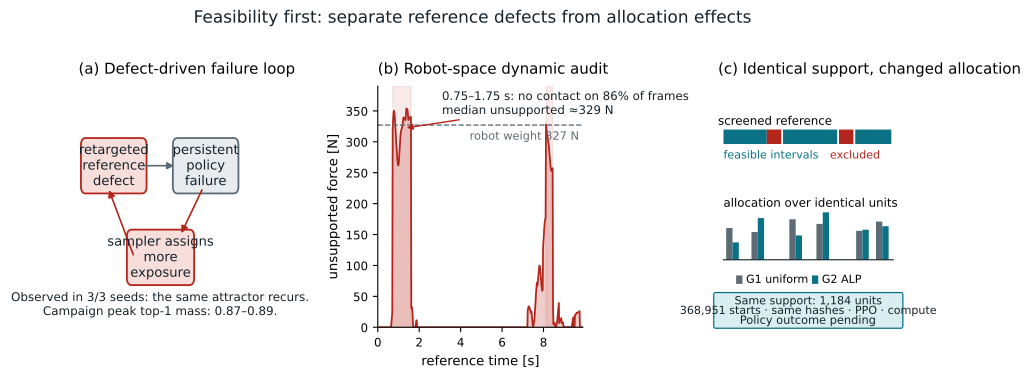

Here is the Python script that generated this plot:
#!/usr/bin/env python3
"""Compose the ICRA Figure 1 problem/mechanism contrast.

Panel (a) is an interpretation diagram grounded in the three-seed campaign.
Panel (b) is measured from ``reports/N1_clip44_knee_id.json``.
Panel (c) is a schematic of the frozen Phase-G exact-support contract; it is
explicitly not a policy result.
"""

from __future__ import annotations

import json
from pathlib import Path

import matplotlib

matplotlib.use("Agg")
matplotlib.rcParams["pdf.fonttype"] = 42
matplotlib.rcParams["ps.fonttype"] = 42
import matplotlib.pyplot as plt
from matplotlib.patches import FancyArrowPatch, FancyBboxPatch, Rectangle
import numpy as np


ROOT = Path(__file__).resolve().parents[2]
OUT = ROOT / "paper/figures/f1_feasibility_first"
DOCS_OUT = ROOT / "docs/assets/f1_feasibility_first.png"

RED = "#B3261E"
RED_FILL = "#F7DEDB"
TEAL = "#0B7285"
TEAL_FILL = "#D9EEF1"
INK = "#15222B"
GRAY = "#5C6B75"
LIGHT_GRAY = "#E8ECEF"


def rounded_box(ax, xy, width, height, text, *, edge, face, fontsize=9.5) -> None:
    """Draw one centered rounded box in axes coordinates."""
    box = FancyBboxPatch(
        xy,
        width,
        height,
        boxstyle="round,pad=0.025,rounding_size=0.03",
        linewidth=1.3,
        edgecolor=edge,
        facecolor=face,
        transform=ax.transAxes,
    )
    ax.add_patch(box)
    ax.text(
        xy[0] + width / 2,
        xy[1] + height / 2,
        text,
        transform=ax.transAxes,
        ha="center",
        va="center",
        fontsize=fontsize,
        color=INK,
    )


def arrow(ax, start, stop, *, color=GRAY, rad=0.0) -> None:
    """Draw an arrow between axes-coordinate points."""
    ax.add_patch(
        FancyArrowPatch(
            start,
            stop,
            arrowstyle="-|>",
            mutation_scale=10,
            linewidth=1.2,
            color=color,
            connectionstyle=f"arc3,rad={rad}",
            transform=ax.transAxes,
        )
    )


def campaign_summary() -> tuple[int, float, float]:
    """Return the repeated-attractor seed count and campaign peak range."""
    dose = json.loads((ROOT / "reports/A5_coverage_dose.json").read_text())
    attractor = json.loads((ROOT / "reports/A7_attractor.json").read_text())["arms"]["adaptive"]
    per_seed = attractor["per_seed"]
    if not attractor["same_clip_across_seeds"]:
        raise ValueError("Figure 1 requires the recorded shared adaptive attractor")
    peaks = [float(row["max_top1"]) for row in dose["runs"] if row["arm"] == "adaptive"]
    if len(peaks) != len(per_seed):
        raise ValueError("Adaptive campaign and attractor seed counts disagree")
    return len(per_seed), min(peaks), max(peaks)


def failure_loop(ax) -> None:
    """Panel a: policy error feeds exposure without a feasibility check."""
    n_seeds, peak_min, peak_max = campaign_summary()
    ax.set_axis_off()
    rounded_box(
        ax,
        (0.04, 0.58),
        0.35,
        0.18,
        "retargeted\nreference\ndefect",
        edge=RED,
        face=RED_FILL,
    )
    rounded_box(
        ax,
        (0.60, 0.58),
        0.35,
        0.18,
        "persistent\npolicy\nfailure",
        edge=GRAY,
        face=LIGHT_GRAY,
    )
    rounded_box(
        ax,
        (0.32, 0.20),
        0.36,
        0.18,
        "sampler assigns\nmore\nexposure",
        edge=RED,
        face=RED_FILL,
    )
    arrow(ax, (0.39, 0.67), (0.60, 0.67))
    arrow(ax, (0.76, 0.58), (0.62, 0.38), color=RED)
    arrow(ax, (0.34, 0.29), (0.18, 0.58), color=RED)
    ax.text(
        0.5,
        0.04,
        f"Observed in {n_seeds}/{n_seeds} seeds: the same attractor recurs.\n"
        f"Campaign peak top-1 mass: {peak_min:.2f}–{peak_max:.2f}.",
        transform=ax.transAxes,
        ha="center",
        va="bottom",
        fontsize=8.6,
        color=INK,
    )
    ax.set_title("(a) Defect-driven failure loop", loc="left", fontsize=10.8, pad=9)


def unsupported_trace(ax) -> None:
    """Panel b: measured unsupported force for the shared attractor."""
    payload = json.loads((ROOT / "reports/N1_clip44_knee_id.json").read_text())
    frames = payload["frames"]
    time = np.array([float(row["t"]) for row in frames])
    no_contact = np.array([int(row["n_contacts"]) == 0 for row in frames])
    unsupported = np.array(
        [
            float(row["real"]["tl_unsupported_force_N"])
            if row["real"]["tl_unsupported_force_N"] is not None
            else (
                float(row["real"]["unsupported_force_N"])
                if int(row["n_contacts"]) == 0
                else 0.0
            )
            for row in frames
        ]
    )
    weight = float(payload["total_mass_kg"]) * 9.81
    descent = (time >= 0.75) & (time <= 1.75)
    descent_median = float(np.median(unsupported[descent]))
    descent_no_contact = float(np.mean(no_contact[descent]))

    ax.fill_between(time, unsupported, color=RED, alpha=0.23, step="mid")
    ax.plot(time, unsupported, color=RED, linewidth=1.25)
    ax.fill_between(
        time,
        0,
        390,
        where=no_contact & (unsupported > 0.5 * weight),
        color=RED,
        alpha=0.09,
        step="mid",
    )
    ax.axhline(weight, color=GRAY, linestyle="--", linewidth=1.0)
    ax.text(
        9.75,
        weight - 10,
        f"robot weight {weight:.0f} N",
        ha="right",
        va="top",
        fontsize=8.2,
        color=GRAY,
    )
    ax.annotate(
        f"0.75–1.75 s: no contact on {descent_no_contact:.0%} of frames\n"
        f"median unsupported ≈{descent_median:.0f} N",
        xy=(1.27, 322),
        xytext=(3.1, 345),
        fontsize=8.5,
        color=INK,
        arrowprops={"arrowstyle": "-|>", "color": RED, "lw": 1.0},
    )
    ax.set_xlim(0, 9.9)
    ax.set_ylim(0, 390)
    ax.set_xlabel("reference time [s]", fontsize=9.5)
    ax.set_ylabel("unsupported force [N]", fontsize=9.5)
    ax.tick_params(labelsize=8.5)
    ax.set_title("(b) Robot-space dynamic audit", loc="left", fontsize=10.8, pad=9)
    ax.spines["top"].set_visible(False)
    ax.spines["right"].set_visible(False)


def support_contract(ax) -> None:
    """Panel c: same support, only allocation varies."""
    unit_table = json.loads((ROOT / "reports/g_segment/unit_table.json").read_text())
    n_units = int(unit_table["counts"]["admissible_units"])
    n_starts = int(unit_table["counts"]["legal_starts"])
    ax.set_axis_off()
    ax.set_title("(c) Identical support, changed allocation", loc="left", fontsize=10.8, pad=9)

    feasible = [(0.03, 0.24), (0.36, 0.30), (0.76, 0.20)]
    rejected = [(0.27, 0.08), (0.67, 0.08)]
    timeline_y = 0.76
    ax.text(0.0, timeline_y + 0.08, "screened reference", transform=ax.transAxes, fontsize=8.5)
    for start, width in feasible:
        ax.add_patch(
            Rectangle(
                (start, timeline_y),
                width,
                0.06,
                transform=ax.transAxes,
                facecolor=TEAL,
                edgecolor="none",
            )
        )
    for start, width in rejected:
        ax.add_patch(
            Rectangle(
                (start, timeline_y),
                width,
                0.06,
                transform=ax.transAxes,
                facecolor=RED,
                edgecolor="none",
                hatch="////",
            )
        )
    ax.text(0.03, timeline_y - 0.06, "feasible intervals", transform=ax.transAxes, fontsize=8.0, color=TEAL)
    ax.text(0.62, timeline_y - 0.06, "excluded", transform=ax.transAxes, fontsize=8.0, color=RED)

    unit_x = np.array([0.08, 0.22, 0.43, 0.58, 0.80, 0.91])
    control = np.array([0.55, 0.48, 0.70, 0.62, 0.50, 0.66])
    treatment = np.array([0.30, 0.72, 0.42, 0.82, 0.52, 0.58])
    bar_w = 0.035
    base_y = 0.28
    scale = 0.24
    for x, height in zip(unit_x, control, strict=True):
        ax.add_patch(
            Rectangle(
                (x - bar_w, base_y),
                bar_w,
                height * scale,
                transform=ax.transAxes,
                facecolor=GRAY,
                edgecolor="none",
            )
        )
    for x, height in zip(unit_x, treatment, strict=True):
        ax.add_patch(
            Rectangle(
                (x, base_y),
                bar_w,
                height * scale,
                transform=ax.transAxes,
                facecolor=TEAL,
                edgecolor="none",
            )
        )
    ax.plot([0.03, 0.97], [base_y, base_y], transform=ax.transAxes, color=INK, linewidth=0.8)
    ax.text(0.03, base_y + 0.22, "allocation over identical units", transform=ax.transAxes, fontsize=8.5)
    legend_y = 0.18
    ax.add_patch(Rectangle((0.10, legend_y), 0.035, 0.035, transform=ax.transAxes, facecolor=GRAY))
    ax.text(0.155, legend_y + 0.017, "G1 uniform", transform=ax.transAxes, fontsize=8.0, va="center")
    ax.add_patch(Rectangle((0.52, legend_y), 0.035, 0.035, transform=ax.transAxes, facecolor=TEAL))
    ax.text(0.575, legend_y + 0.017, "G2 ALP", transform=ax.transAxes, fontsize=8.0, va="center")
    ax.add_patch(
        FancyBboxPatch(
            (-0.02, 0.0),
            1.04,
            0.14,
            boxstyle="round,pad=0.004,rounding_size=0.01",
            linewidth=0.9,
            edgecolor=TEAL,
            facecolor=TEAL_FILL,
            transform=ax.transAxes,
            clip_on=False,
        )
    )
    ax.text(
        0.5,
        0.108,
        f"Same support: {n_units:,} units",
        transform=ax.transAxes,
        ha="center",
        va="center",
        fontsize=8.0,
        color=INK,
    )
    ax.text(
        0.5,
        0.068,
        f"{n_starts:,} starts · same hashes · PPO · compute",
        transform=ax.transAxes,
        ha="center",
        va="center",
        fontsize=8.0,
        color=INK,
    )
    ax.text(
        0.5,
        0.027,
        "Policy outcome pending",
        transform=ax.transAxes,
        ha="center",
        va="center",
        fontsize=8.2,
        color=INK,
    )


def main() -> None:
    """Render PNG and vector PDF outputs."""
    fig, axes = plt.subplots(1, 3, figsize=(9.3, 3.7), gridspec_kw={"width_ratios": [1.0, 1.25, 1.1]})
    failure_loop(axes[0])
    unsupported_trace(axes[1])
    support_contract(axes[2])
    fig.suptitle(
        "Feasibility first: separate reference defects from allocation effects",
        fontsize=12.2,
        y=1.01,
        color=INK,
    )
    fig.tight_layout(w_pad=2.0)
    for extension in ("png", "pdf"):
        metadata = {"CreationDate": None, "ModDate": None} if extension == "pdf" else None
        fig.savefig(
            OUT.with_suffix(f".{extension}"),
            dpi=180,
            bbox_inches="tight",
            metadata=metadata,
        )
    fig.savefig(DOCS_OUT, dpi=180, bbox_inches="tight")
    print(f"wrote {OUT}.png/.pdf and {DOCS_OUT}")


if __name__ == "__main__":
    main()
